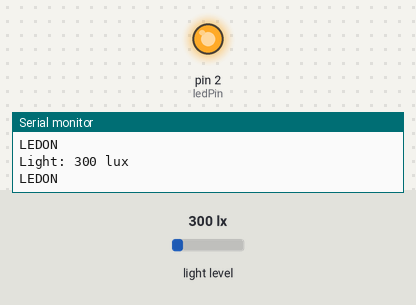
This sketch was run on a simulated Arduino Uno, built with avr-gcc and run on an emulated ATmega328P. On the bench: output pins drawn as LEDs (lit = HIGH), the last lines printed to the serial monitor. The test bench sets the inputs (shaded band); at power-on: light level 300 lx.

Above: at 1.2 s.
1.3 s: light level set to 973 lx
2.8 s: light level set to 1032 lx
At 3.6 s:
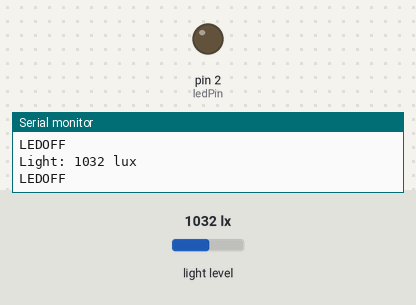
4.5 s: light level set to 40 lx
At 4.9 s:
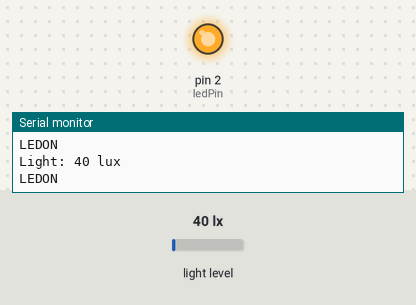
6.0 s: light level set to 1500 lx
At 7.3 s:
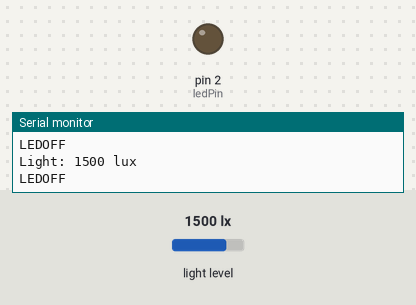
Timing chart, 0 to 8.5 s (numbered marks = the images above; inputs shaded):
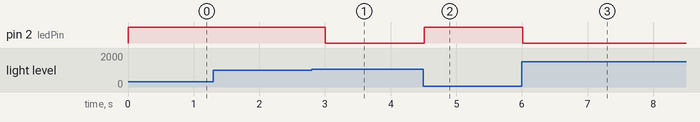

Measured:
- the behaviour switches between 1000 and 1001 lx on light level (found by bisection; images 0 and 1)
- after the input at 2.8 s, pin 2 (ledPin): HIGH → LOW after 0.21 s
- after the input at 4.5 s, pin 2 (ledPin): LOW → HIGH at once
- after the input at 6.0 s, pin 2 (ledPin): HIGH → LOW at once

The sketch:

Library_Arduino_UNO_R3_0010_GY30_BH1750FVI.ino
```cpp
#include <BH1750FVI.h>
BH1750FVI LightSensor(BH1750FVI::k_DevModeContLowRes);
int ledPin = 2;
void setup()
{
  pinMode(ledPin, OUTPUT);
  Serial.begin(115200);
  LightSensor.begin();
}

void loop()
{
  uint16_t lux = LightSensor.GetLightIntensity();
  Serial.print("Light: ");
  Serial.print(lux);
  Serial.println(" lux");
  if (lux < 1000) {
    digitalWrite(ledPin, HIGH); // สั่งให้ LED ติดสว่าง
    Serial.println("LEDON");
  }
 if (lux > 1000) {
    digitalWrite(ledPin, LOW); // สั่งให้ LED ดับ
    Serial.println("LEDOFF");
  }
  delay(250);
}
```
